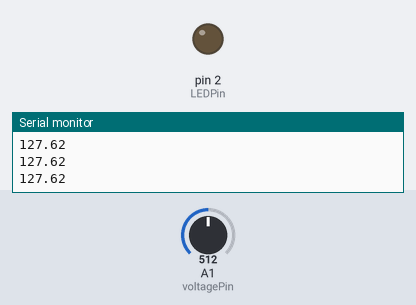
Recording of a sketch running on a simulated Arduino Uno, built with avr-gcc and run on an emulated ATmega328P. On the bench: output pins drawn as LEDs (lit = HIGH), the last lines printed to the serial monitor. Inputs (shaded band) come from the test bench; at power-on: A1 (voltagePin) = 512.

Above: at 1.2 s.
1.3 s: A1 (voltagePin) set to 531
At 1.7 s:
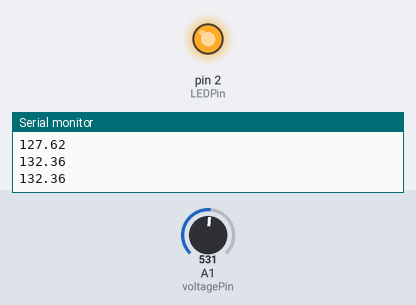
2.9 s: A1 (voltagePin) set to 511
At 4.2 s:
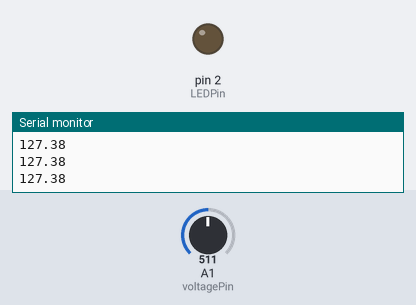
4.5 s: A1 (voltagePin) set to 716
At 5.6 s:
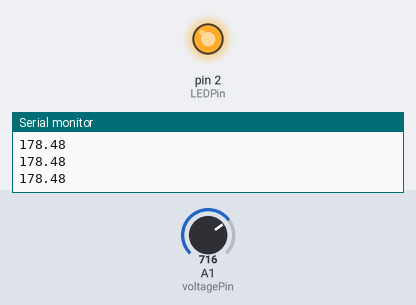
Timing chart, 0 to 7.5 s (numbered marks = the images above; inputs shaded):
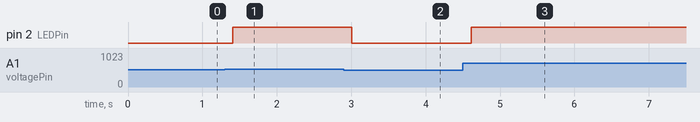

Measured:
- the behaviour switches between 513 and 514 on A1 (voltagePin) (found by bisection; images 0 and 1)
- after the input at 1.3 s, pin 2 (LEDPin): LOW → HIGH after 0.11 s
- after the input at 2.9 s, pin 2 (LEDPin): HIGH → LOW after 0.11 s
- after the input at 4.5 s, pin 2 (LEDPin): LOW → HIGH after 0.11 s

The sketch:

ReadingPotentiometer.ino
```cpp
//Program to read output voltage of something
int voltagePin=A1;
float voltage=0;
int delayTime=200;
float analogLight=0;
int LEDPin = 2;
//initializing variables
void setup() {
  pinMode(voltagePin,INPUT);
  Serial.begin(9600);
  //Setup
}

void loop() {
  float readVal=analogRead(voltagePin);
  //Creating a float = to the value I'm reading
  analogLight=(255./1023.)*readVal;
  Serial.println(analogLight);
  //Using a linear algebraic function to convert it to standard voltage measurement
  analogWrite(LEDPin, analogLight);
  //Writing the brightness to the LED
  delay(delayTime);
}
```
